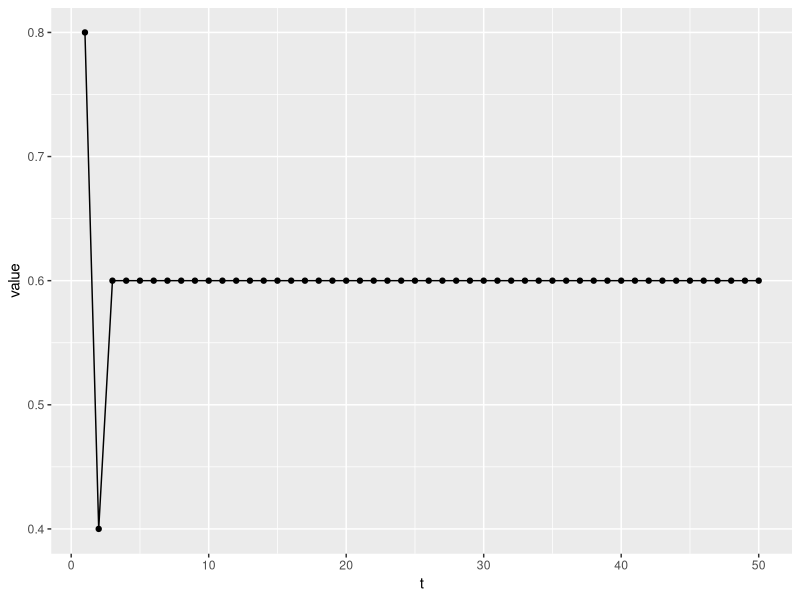

Here is the R script that generated this plot:
## ---- chunk 1
knitr::opts_chunk$set(echo = TRUE)
## ---- chunk 2
library(tidyverse)
library(data.table)
## ---- chunk 3
# x is a ratio between the population size and the annihilation number (P/A): 0 <= x <= 1

logit_fn <- function(r, x) {
  return(r*x*(1-x))
}

iterate_logit_eq <- function(seed, r, iter_num = 20) {
  iter_env <- new.env()
  iter_env$x_val <- seed
  result <- sapply(1:(iter_num-1), function(iter) {
    iter_env$x_val <- logit_fn(r, iter_env$x_val)
    return(iter_env$x_val)
  })
  return(c(seed, result))
}
## ---- chunk 4
iter_num <- 50
r <- 2.5 # r = 4 is chaos (no periodic behavior)
seed <- 0.8
logit_df <- data.frame(t = 1:iter_num, value = iterate_logit_eq(seed, r, iter_num = iter_num))
ggplot(data = logit_df, mapping = aes(x = t, y = value)) +
  geom_line() + geom_point()
